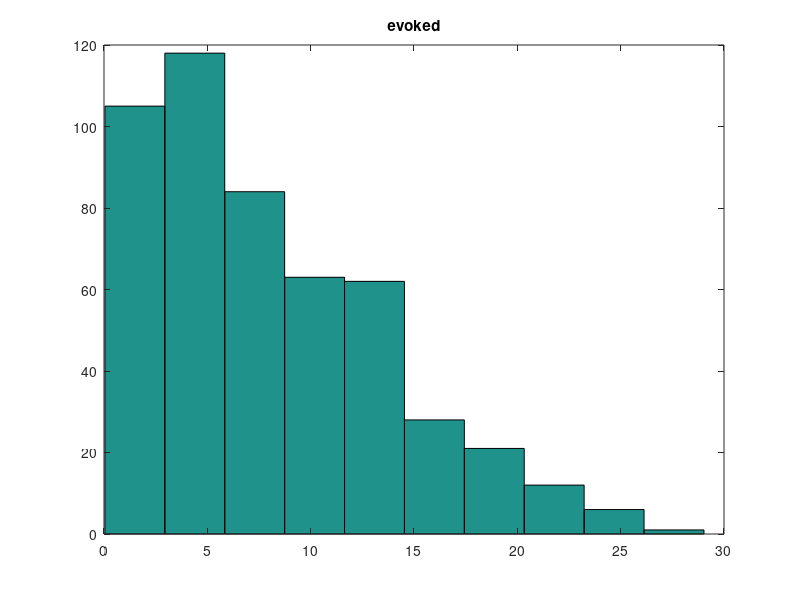
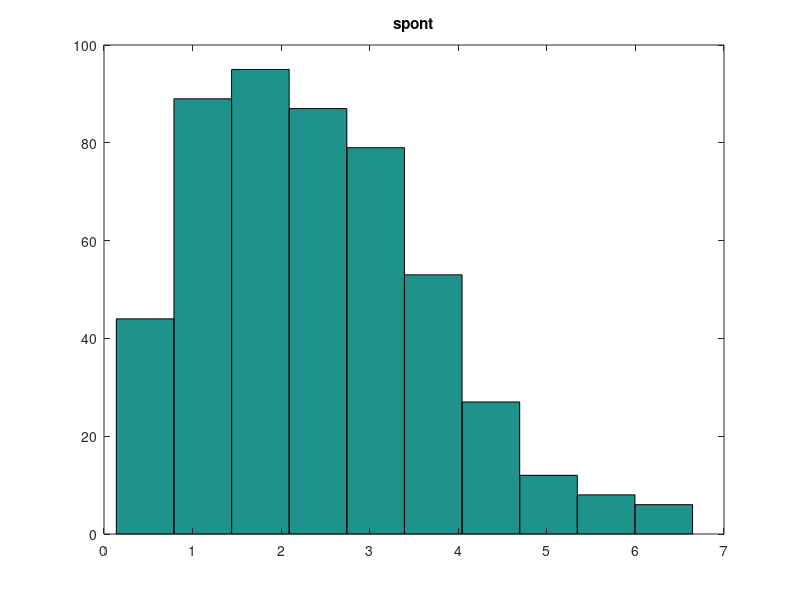
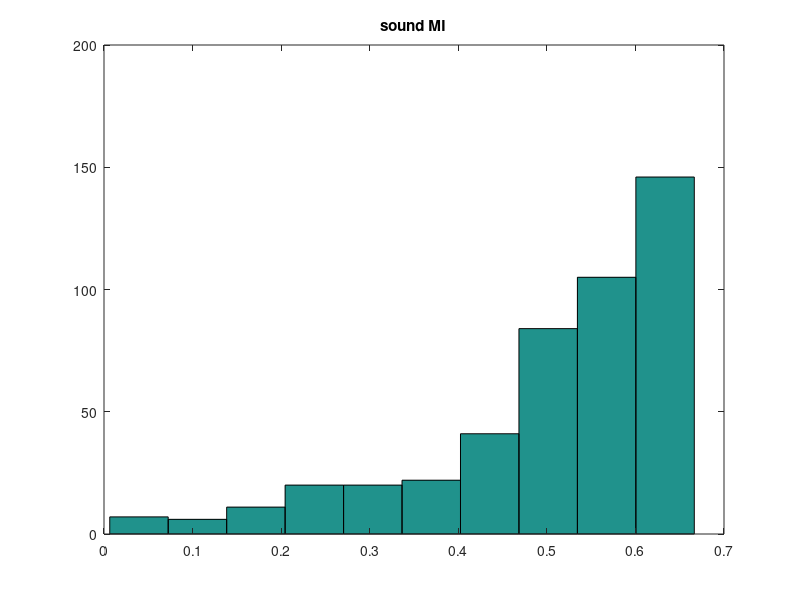
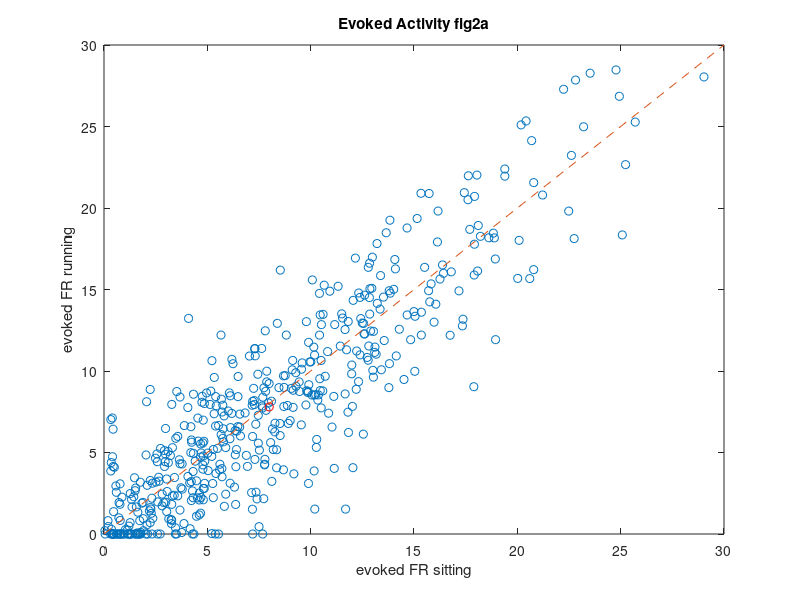

Here is the MATLAB script that generated these plots, in order: (Note: this script raises an error after producing the figures.)
% modeling our linearity/additivity/epistasis analysis
% to see how various models affect additivity of modulation index
%
%how to model additivity versus interactions, as a way to see what our
%analyses would look like in either case? Our data clearly look like
%additivity, which means pathway independence, but I was wondering what it
%would look like if the alternative hypothesis were true (i.e. that running
%effect was in fact mediated by VIP pathway).
%Feb-March 2020

% good sources that explain epistasis
% https://academic.oup.com/hmg/article/11/20/2463/616080
% https://en.wikipedia.org/wiki/Epistasis



%model the effect of running and laser, and interactions.

%%%%%%%%%%%%%%%%%%%%%%%%
%
%   a is evoked, b is spont
%
%%%%%%%%%%%%%%%%%%%%%%%%
clear, close all
ncells=500;
a=(10*abs(randn(1,ncells))); %random set of firing rates, sound ON
b= abs(a-(.8*a-abs(randn(1,ncells))));  %random set of firing rates, sound OFF (spont)
figure; hist(a); title('evoked'); 
figure; hist(b); title('spont');

soundMI=(a-b)./(a+b);
indx = find(soundMI<0);
soundMI(indx) = NaN;
% soundMI = normrnd(.5,.2,[1,ncells]);
fprintf('\n mean sound-MI %.1f', mean(soundMI))
figure;
hist(soundMI)
title('sound MI')

% model the effect of running.
% rather than modeling running as a direct effect on soundMI,
% the model really should be at the level of firing
% rates. We aren't imagining that running affects MI, but rather that it
% affects evoked and spontaneous, in diverse ways.

runshifta=randn(size(a)); %random effect of running on evoked
runshifta=3*runshifta - .4; %scale and shift so it's diverse and net suppressive
runshiftb=randn(size(b)); %effect of running on spont
runshiftb=2*runshiftb + .4;  %scale and shift
arun=a+runshifta;
asit=a;
brun=b+runshiftb;
bsit=b;
brun(brun<0)=0; %negative firing rates are not allowed
arun(arun<0)=0;


figure
plot(asit, arun, 'o', mean(asit), mean(arun), 'ro')
hold on
yl=ylim; line([0 yl(2)], [0 yl(2)], 'linestyle', '--')
xlabel('evoked FR sitting')
ylabel('evoked FR running')
title('Evoked Activity fig2a')

figure
plot(bsit, brun, 'o', mean(bsit), mean(brun), 'ro')
hold on
yl=ylim; line([0 yl(2)], [0 yl(2)], 'linestyle', '--')
xlabel('spont FR sitting')
ylabel('spont FR running')
title('Spontaneous Activity fig2b')

soundmi_sit=(asit-bsit)./(asit+bsit);
soundmi_run=(arun-brun)./(arun+brun);
soundmi_run(isnan(soundmi_run))=0;
soundmi_run(soundmi_run<0)=NaN;

figure
plot(soundmi_sit, soundmi_run, 'o')
hold on
xlabel('sound modulation index sit')
ylabel('sound modulation index running')
title('Running Sound Modulation Index fig4a')
yl=ylim; line([-1 yl(2)], [-1 yl(2)], 'linestyle', '--')
ylim([-1.5 1.5])
line(xlim, [0 0])
line([0 0],ylim )

%now we model the effects of laser, as independent of the running effect

lasershifta=randn(size(a));  %random effect of laser on evoked
lasershifta=3*lasershifta + .5;   %scale and shift
lasershiftb=randn(size(b));   %effect of laser on spont
lasershiftb=3*lasershiftb + .5;
alaseron=a+lasershifta;
alaseroff=a;
blaseron=b+lasershiftb;
blaseroff=b;
blaseron(blaseron<0)=0; %negative firing rates are not allowed
alaseron(alaseron<0)=0;


figure
plot(alaseroff, alaseron, 'o', mean(alaseroff), mean(alaseron), 'ro')
hold on
yl=ylim; line([0 yl(2)], [0 yl(2)], 'linestyle', '--')
xlabel('evoked FR laser off')
ylabel('evoked FR laser on')
title('Evoked Activity fig3a')

figure
plot(blaseroff, blaseron, 'o', mean(blaseroff), mean(blaseron), 'ro')
hold on
yl=ylim; line([0 yl(2)], [0 yl(2)], 'linestyle', '--')
xlabel('spont FR laser off')
ylabel('spont FR laser on')
title('Spontaneous Activity fig3b')

soundmi_laseroff=(alaseroff-blaseroff)./(alaseroff+blaseroff);
soundmi_laseron=(alaseron-blaseron)./(alaseron+blaseron);
soundmi_laseron(isnan(soundmi_laseron))=0;
soundmi_laseron(soundmi_run<0)=NaN;

figure
plot(soundmi_laseroff, soundmi_laseron, 'o')
hold on
xlabel('sound modulation index laseroff')
ylabel('sound modulation index laseron')
title('VIP activation Sound Modulation Index fig4b')
ylim([-2 2])
yl=ylim; line([-1 yl(2)], [-1 yl(2)], 'linestyle', '--')

%now we do the additivity test, as in Fig 4c.d

% first we compute the running effect and laser effect in the data
running_effect=soundmi_run-soundmi_sit;
laser_effect=soundmi_laseron-soundmi_laseroff;
figure
plot(running_effect, laser_effect, 'o')
xlim([-3 3])
ylim([-3 3])
grid on
xlabel('Running Effect (MI diff)')
ylabel('Laser Effect (MI diff)')
[rho, p]=corr(running_effect', laser_effect', 'type', 'spearman');
title(sprintf('\x03C1=%.4f, p=%.4f (fig 4c)', rho, p)) % \x03C1 is unicode for rho

% Next, we model the combined effect. So far, we have modeled running and
% laser, separately. In other words, sit and laseroff are identical. We
% simulate data recorded in the combined condition (running and laser on)
% based on a hypothesis about how the signals interact in the brain. First
% let's look tat the hypothesis that they are independent pathways, modeled
% as an additive combination of laser & running effects on firing rates
% (not sound_MI). Then we compare to the additive prediction, which is the
% sum of sound_MI effects.

figure
subplot1(1,3)
% model the combination (Sound MI of run & laser on)
% Sound MI run laser on = (response run laser on- spont run laser on) / (response run laser on + spont run laser on)
arunlaseron= a+lasershifta+runshifta;
brunlaseron= b+lasershiftb+runshiftb;
soundmi_run_laseron=(arunlaseron-brunlaseron)./(arunlaseron+brunlaseron);
soundmi_run_laseron(soundmi_run<0)=NaN;

combined_effect=soundmi_run_laseron - soundmi_laseroff;
predicted_combined_effect=running_effect + laser_effect;
subplot1(1)
plot(combined_effect, predicted_combined_effect, 'o')
hold on; line([-3 3],[-3 3], 'linestyle', '--')
lsline
xlim([-3 3])
ylim([-3 3])
grid on
xlabel('combined effect (running laser-on trials)')
ylabel('additive predicted combined effect (running effect + laser effect)')
[rho, p]=corr(combined_effect', predicted_combined_effect', 'type', 'spearman');
% [rho, p]=corrcoef(combined_effect, predicted_combined_effect); %corrcoef
% doesn't let you do spearman
title(sprintf('additive model, \x03C1=%.2f, p=%.1g (fig 4d)', rho, p))
% It's interesting that even though the effects are additive, by
% construction, there is still a lot of scatter. The rho is not that high.


%so what's the alternative model?
% -either laser and running effects are linearly dependent, instead of
% independent
% -or, the combination is not just adding them, but incorporating
% saturation or some such nonlinearity.

% Model the interaction as sub-additive, i.e. y= a + b - a*b
% (as in Cordell 2002, link at top)
arunlaseron= (a+runshifta+lasershifta)-runshifta.*lasershifta;
brunlaseron= (b+runshiftb+lasershiftb)-runshiftb.*lasershiftb;
soundmi_run_laseron=(arunlaseron-brunlaseron)./(arunlaseron+brunlaseron);

combined_effect=soundmi_run_laseron - soundmi_laseroff;
predicted_combined_effect=running_effect + laser_effect;
subplot1(2)
plot(combined_effect, predicted_combined_effect, 'o')
hold on; line([-3 3],[-3 3], 'linestyle', '--')
lsline
xlim([-3 3])
ylim([-3 3])
grid on
xlabel('sub-additive combined effect (running laser-on trials)')
ylabel('additive predicted combined effect (running effect + laser effect)')
[rho, p]=corr(combined_effect', predicted_combined_effect', 'type', 'spearman');
title(sprintf('sub-addititive model of epistasis, \x03C1=%.2f, p=%.4f (fig 4d)', rho, p))
% rho is small and not significant

% Model the interaction as logical OR (for scalars we will use MAX)
% the idea that the effect of one precludes observing any additional effect of the
%other.
% modeled actual effect:
arunlaseron= a+max(lasershifta,runshifta);
brunlaseron= b+max(lasershiftb+runshiftb);
soundmi_run_laseron=(arunlaseron-brunlaseron)./(arunlaseron+brunlaseron);

combined_effect=soundmi_run_laseron - soundmi_laseroff;
predicted_combined_effect=running_effect + laser_effect; %additive
subplot1(3)
plot(combined_effect, predicted_combined_effect, 'o')
hold on; line([-3 3],[-3 3], 'linestyle', '--')
lsline
xlim([-3 3])
ylim([-3 3])
grid on
xlabel('actual combined effect (MAX) (running laser-on trials)')
ylabel('additive predicted combined effect (running effect + laser effect)')
[rho, p]=corr(combined_effect', predicted_combined_effect', 'type', 'spearman');
title(sprintf('MAX model of epistasis laser=run, \x03C1=%.2f, p=%.1g (fig 4d)', rho, p))
% the correlation is as strong and significant as the independent model
% but the scatterplot does not look as tightly correlated

set(gcf, 'pos',[30 535 1560 420]) % adjust for your screen

% this is from Fig 4 legend
%
% Sound MI sit laser off  = (response sit laser off - spont sit laser off) / (response sit laser off + spont sit laser off)
%
% Sound MI run laser off = (response run laser off - spont run laser off) / (response run laser off + spont run laser off)
%
% Sound MI sit laser on  = (response sit laser on - spont sit laser on) / (response sit laser on + spont sit laser on)
%
% Sound MI run laser on = (response run laser on- spont run laser on) / (response run laser on + spont run laser on)
%
% Running Effect = Sound MI run laser off - Sound MI sit laser off
%
% Laser Effect = Sound MI sit laser on - Sound MI sit laser off
%
% Combined Effect  = Sound MI run laser on - Sound MI sit laser off
%
% Predicted combined Effect = Running Effect + Laser Effect

 f=findobj('type', 'figure');
 for i=1:length(f); figure(f(i)); end


